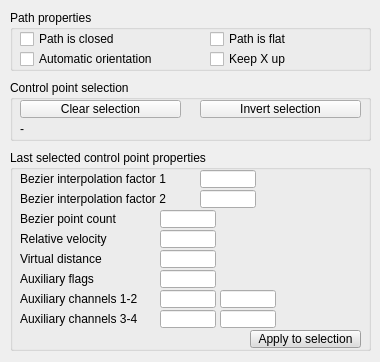
<?xml version="1.0" encoding="UTF-8"?>
<ui version="4.0">
 <class>CQDlgPathEdit</class>
 <widget class="QDialog" name="CQDlgPathEdit">
  <property name="geometry">
   <rect>
    <x>0</x>
    <y>0</y>
    <width>380</width>
    <height>362</height>
   </rect>
  </property>
  <property name="windowTitle">
   <string>Path edition</string>
  </property>
  <property name="locale">
   <locale language="English" country="UnitedStates"/>
  </property>
  <widget class="QGroupBox" name="groupBox">
   <property name="geometry">
    <rect>
     <x>10</x>
     <y>10</y>
     <width>361</width>
     <height>61</height>
    </rect>
   </property>
   <property name="title">
    <string>Path properties</string>
   </property>
   <property name="flat">
    <bool>true</bool>
   </property>
   <widget class="QCheckBox" name="qqClosed">
    <property name="geometry">
     <rect>
      <x>10</x>
      <y>20</y>
      <width>161</width>
      <height>18</height>
     </rect>
    </property>
    <property name="focusPolicy">
     <enum>Qt::StrongFocus</enum>
    </property>
    <property name="text">
     <string>Path is closed</string>
    </property>
   </widget>
   <widget class="QCheckBox" name="qqFlat">
    <property name="geometry">
     <rect>
      <x>200</x>
      <y>20</y>
      <width>161</width>
      <height>18</height>
     </rect>
    </property>
    <property name="focusPolicy">
     <enum>Qt::StrongFocus</enum>
    </property>
    <property name="text">
     <string>Path is flat</string>
    </property>
   </widget>
   <widget class="QCheckBox" name="qqKeepXup">
    <property name="geometry">
     <rect>
      <x>200</x>
      <y>40</y>
      <width>161</width>
      <height>18</height>
     </rect>
    </property>
    <property name="focusPolicy">
     <enum>Qt::StrongFocus</enum>
    </property>
    <property name="text">
     <string>Keep X up</string>
    </property>
   </widget>
   <widget class="QCheckBox" name="qqAutomaticOrientation">
    <property name="geometry">
     <rect>
      <x>10</x>
      <y>40</y>
      <width>161</width>
      <height>18</height>
     </rect>
    </property>
    <property name="focusPolicy">
     <enum>Qt::StrongFocus</enum>
    </property>
    <property name="text">
     <string>Automatic orientation</string>
    </property>
   </widget>
  </widget>
  <widget class="QGroupBox" name="groupBox_2">
   <property name="geometry">
    <rect>
     <x>10</x>
     <y>150</y>
     <width>361</width>
     <height>201</height>
    </rect>
   </property>
   <property name="title">
    <string>Last selected control point properties</string>
   </property>
   <property name="flat">
    <bool>true</bool>
   </property>
   <widget class="QLineEdit" name="qqFactor1">
    <property name="geometry">
     <rect>
      <x>190</x>
      <y>20</y>
      <width>56</width>
      <height>18</height>
     </rect>
    </property>
   </widget>
   <widget class="QLabel" name="label">
    <property name="geometry">
     <rect>
      <x>10</x>
      <y>20</y>
      <width>181</width>
      <height>18</height>
     </rect>
    </property>
    <property name="text">
     <string>Bezier interpolation factor 1</string>
    </property>
   </widget>
   <widget class="QLabel" name="label_2">
    <property name="geometry">
     <rect>
      <x>10</x>
      <y>40</y>
      <width>181</width>
      <height>18</height>
     </rect>
    </property>
    <property name="text">
     <string>Bezier interpolation factor 2</string>
    </property>
   </widget>
   <widget class="QLineEdit" name="qqFactor2">
    <property name="geometry">
     <rect>
      <x>190</x>
      <y>40</y>
      <width>56</width>
      <height>18</height>
     </rect>
    </property>
   </widget>
   <widget class="QLineEdit" name="qqPointCount">
    <property name="geometry">
     <rect>
      <x>150</x>
      <y>60</y>
      <width>56</width>
      <height>18</height>
     </rect>
    </property>
   </widget>
   <widget class="QLabel" name="label_3">
    <property name="geometry">
     <rect>
      <x>10</x>
      <y>60</y>
      <width>141</width>
      <height>18</height>
     </rect>
    </property>
    <property name="text">
     <string>Bezier point count</string>
    </property>
   </widget>
   <widget class="QLabel" name="label_4">
    <property name="geometry">
     <rect>
      <x>10</x>
      <y>80</y>
      <width>141</width>
      <height>18</height>
     </rect>
    </property>
    <property name="text">
     <string>Relative velocity</string>
    </property>
   </widget>
   <widget class="QLineEdit" name="qqRelativeVelocity">
    <property name="geometry">
     <rect>
      <x>150</x>
      <y>80</y>
      <width>56</width>
      <height>18</height>
     </rect>
    </property>
   </widget>
   <widget class="QLineEdit" name="qqVirtualDistance">
    <property name="geometry">
     <rect>
      <x>150</x>
      <y>100</y>
      <width>56</width>
      <height>18</height>
     </rect>
    </property>
   </widget>
   <widget class="QLabel" name="label_5">
    <property name="geometry">
     <rect>
      <x>10</x>
      <y>100</y>
      <width>141</width>
      <height>18</height>
     </rect>
    </property>
    <property name="text">
     <string>Virtual distance</string>
    </property>
   </widget>
   <widget class="QToolButton" name="qqApply">
    <property name="geometry">
     <rect>
      <x>240</x>
      <y>180</y>
      <width>111</width>
      <height>18</height>
     </rect>
    </property>
    <property name="palette">
     <palette>
      <active>
       <colorrole role="WindowText">
        <brush brushstyle="SolidPattern">
         <color alpha="255">
          <red>0</red>
          <green>0</green>
          <blue>0</blue>
         </color>
        </brush>
       </colorrole>
       <colorrole role="Button">
        <brush brushstyle="SolidPattern">
         <color alpha="255">
          <red>220</red>
          <green>220</green>
          <blue>220</blue>
         </color>
        </brush>
       </colorrole>
       <colorrole role="Light">
        <brush brushstyle="SolidPattern">
         <color alpha="255">
          <red>255</red>
          <green>255</green>
          <blue>255</blue>
         </color>
        </brush>
       </colorrole>
       <colorrole role="Midlight">
        <brush brushstyle="SolidPattern">
         <color alpha="255">
          <red>237</red>
          <green>237</green>
          <blue>237</blue>
         </color>
        </brush>
       </colorrole>
       <colorrole role="Dark">
        <brush brushstyle="SolidPattern">
         <color alpha="255">
          <red>110</red>
          <green>110</green>
          <blue>110</blue>
         </color>
        </brush>
       </colorrole>
       <colorrole role="Mid">
        <brush brushstyle="SolidPattern">
         <color alpha="255">
          <red>147</red>
          <green>147</green>
          <blue>147</blue>
         </color>
        </brush>
       </colorrole>
       <colorrole role="Text">
        <brush brushstyle="SolidPattern">
         <color alpha="255">
          <red>0</red>
          <green>0</green>
          <blue>0</blue>
         </color>
        </brush>
       </colorrole>
       <colorrole role="BrightText">
        <brush brushstyle="SolidPattern">
         <color alpha="255">
          <red>255</red>
          <green>255</green>
          <blue>255</blue>
         </color>
        </brush>
       </colorrole>
       <colorrole role="ButtonText">
        <brush brushstyle="SolidPattern">
         <color alpha="255">
          <red>0</red>
          <green>0</green>
          <blue>0</blue>
         </color>
        </brush>
       </colorrole>
       <colorrole role="Base">
        <brush brushstyle="SolidPattern">
         <color alpha="255">
          <red>255</red>
          <green>255</green>
          <blue>255</blue>
         </color>
        </brush>
       </colorrole>
       <colorrole role="Window">
        <brush brushstyle="SolidPattern">
         <color alpha="255">
          <red>220</red>
          <green>220</green>
          <blue>220</blue>
         </color>
        </brush>
       </colorrole>
       <colorrole role="Shadow">
        <brush brushstyle="SolidPattern">
         <color alpha="255">
          <red>0</red>
          <green>0</green>
          <blue>0</blue>
         </color>
        </brush>
       </colorrole>
       <colorrole role="AlternateBase">
        <brush brushstyle="SolidPattern">
         <color alpha="255">
          <red>237</red>
          <green>237</green>
          <blue>237</blue>
         </color>
        </brush>
       </colorrole>
       <colorrole role="ToolTipBase">
        <brush brushstyle="SolidPattern">
         <color alpha="255">
          <red>255</red>
          <green>255</green>
          <blue>220</blue>
         </color>
        </brush>
       </colorrole>
       <colorrole role="ToolTipText">
        <brush brushstyle="SolidPattern">
         <color alpha="255">
          <red>0</red>
          <green>0</green>
          <blue>0</blue>
         </color>
        </brush>
       </colorrole>
      </active>
      <inactive>
       <colorrole role="WindowText">
        <brush brushstyle="SolidPattern">
         <color alpha="255">
          <red>0</red>
          <green>0</green>
          <blue>0</blue>
         </color>
        </brush>
       </colorrole>
       <colorrole role="Button">
        <brush brushstyle="SolidPattern">
         <color alpha="255">
          <red>220</red>
          <green>220</green>
          <blue>220</blue>
         </color>
        </brush>
       </colorrole>
       <colorrole role="Light">
        <brush brushstyle="SolidPattern">
         <color alpha="255">
          <red>255</red>
          <green>255</green>
          <blue>255</blue>
         </color>
        </brush>
       </colorrole>
       <colorrole role="Midlight">
        <brush brushstyle="SolidPattern">
         <color alpha="255">
          <red>237</red>
          <green>237</green>
          <blue>237</blue>
         </color>
        </brush>
       </colorrole>
       <colorrole role="Dark">
        <brush brushstyle="SolidPattern">
         <color alpha="255">
          <red>110</red>
          <green>110</green>
          <blue>110</blue>
         </color>
        </brush>
       </colorrole>
       <colorrole role="Mid">
        <brush brushstyle="SolidPattern">
         <color alpha="255">
          <red>147</red>
          <green>147</green>
          <blue>147</blue>
         </color>
        </brush>
       </colorrole>
       <colorrole role="Text">
        <brush brushstyle="SolidPattern">
         <color alpha="255">
          <red>0</red>
          <green>0</green>
          <blue>0</blue>
         </color>
        </brush>
       </colorrole>
       <colorrole role="BrightText">
        <brush brushstyle="SolidPattern">
         <color alpha="255">
          <red>255</red>
          <green>255</green>
          <blue>255</blue>
         </color>
        </brush>
       </colorrole>
       <colorrole role="ButtonText">
        <brush brushstyle="SolidPattern">
         <color alpha="255">
          <red>0</red>
          <green>0</green>
          <blue>0</blue>
         </color>
        </brush>
       </colorrole>
       <colorrole role="Base">
        <brush brushstyle="SolidPattern">
         <color alpha="255">
          <red>255</red>
          <green>255</green>
          <blue>255</blue>
         </color>
        </brush>
       </colorrole>
       <colorrole role="Window">
        <brush brushstyle="SolidPattern">
         <color alpha="255">
          <red>220</red>
          <green>220</green>
          <blue>220</blue>
         </color>
        </brush>
       </colorrole>
       <colorrole role="Shadow">
        <brush brushstyle="SolidPattern">
         <color alpha="255">
          <red>0</red>
          <green>0</green>
          <blue>0</blue>
         </color>
        </brush>
       </colorrole>
       <colorrole role="AlternateBase">
        <brush brushstyle="SolidPattern">
         <color alpha="255">
          <red>237</red>
          <green>237</green>
          <blue>237</blue>
         </color>
        </brush>
       </colorrole>
       <colorrole role="ToolTipBase">
        <brush brushstyle="SolidPattern">
         <color alpha="255">
          <red>255</red>
          <green>255</green>
          <blue>220</blue>
         </color>
        </brush>
       </colorrole>
       <colorrole role="ToolTipText">
        <brush brushstyle="SolidPattern">
         <color alpha="255">
          <red>0</red>
          <green>0</green>
          <blue>0</blue>
         </color>
        </brush>
       </colorrole>
      </inactive>
      <disabled>
       <colorrole role="WindowText">
        <brush brushstyle="SolidPattern">
         <color alpha="255">
          <red>110</red>
          <green>110</green>
          <blue>110</blue>
         </color>
        </brush>
       </colorrole>
       <colorrole role="Button">
        <brush brushstyle="SolidPattern">
         <color alpha="255">
          <red>220</red>
          <green>220</green>
          <blue>220</blue>
         </color>
        </brush>
       </colorrole>
       <colorrole role="Light">
        <brush brushstyle="SolidPattern">
         <color alpha="255">
          <red>255</red>
          <green>255</green>
          <blue>255</blue>
         </color>
        </brush>
       </colorrole>
       <colorrole role="Midlight">
        <brush brushstyle="SolidPattern">
         <color alpha="255">
          <red>237</red>
          <green>237</green>
          <blue>237</blue>
         </color>
        </brush>
       </colorrole>
       <colorrole role="Dark">
        <brush brushstyle="SolidPattern">
         <color alpha="255">
          <red>110</red>
          <green>110</green>
          <blue>110</blue>
         </color>
        </brush>
       </colorrole>
       <colorrole role="Mid">
        <brush brushstyle="SolidPattern">
         <color alpha="255">
          <red>147</red>
          <green>147</green>
          <blue>147</blue>
         </color>
        </brush>
       </colorrole>
       <colorrole role="Text">
        <brush brushstyle="SolidPattern">
         <color alpha="255">
          <red>110</red>
          <green>110</green>
          <blue>110</blue>
         </color>
        </brush>
       </colorrole>
       <colorrole role="BrightText">
        <brush brushstyle="SolidPattern">
         <color alpha="255">
          <red>255</red>
          <green>255</green>
          <blue>255</blue>
         </color>
        </brush>
       </colorrole>
       <colorrole role="ButtonText">
        <brush brushstyle="SolidPattern">
         <color alpha="255">
          <red>110</red>
          <green>110</green>
          <blue>110</blue>
         </color>
        </brush>
       </colorrole>
       <colorrole role="Base">
        <brush brushstyle="SolidPattern">
         <color alpha="255">
          <red>220</red>
          <green>220</green>
          <blue>220</blue>
         </color>
        </brush>
       </colorrole>
       <colorrole role="Window">
        <brush brushstyle="SolidPattern">
         <color alpha="255">
          <red>220</red>
          <green>220</green>
          <blue>220</blue>
         </color>
        </brush>
       </colorrole>
       <colorrole role="Shadow">
        <brush brushstyle="SolidPattern">
         <color alpha="255">
          <red>0</red>
          <green>0</green>
          <blue>0</blue>
         </color>
        </brush>
       </colorrole>
       <colorrole role="AlternateBase">
        <brush brushstyle="SolidPattern">
         <color alpha="255">
          <red>220</red>
          <green>220</green>
          <blue>220</blue>
         </color>
        </brush>
       </colorrole>
       <colorrole role="ToolTipBase">
        <brush brushstyle="SolidPattern">
         <color alpha="255">
          <red>255</red>
          <green>255</green>
          <blue>220</blue>
         </color>
        </brush>
       </colorrole>
       <colorrole role="ToolTipText">
        <brush brushstyle="SolidPattern">
         <color alpha="255">
          <red>0</red>
          <green>0</green>
          <blue>0</blue>
         </color>
        </brush>
       </colorrole>
      </disabled>
     </palette>
    </property>
    <property name="focusPolicy">
     <enum>Qt::StrongFocus</enum>
    </property>
    <property name="text">
     <string>Apply to selection</string>
    </property>
   </widget>
   <widget class="QLineEdit" name="qqAuxFlags">
    <property name="geometry">
     <rect>
      <x>150</x>
      <y>120</y>
      <width>56</width>
      <height>18</height>
     </rect>
    </property>
   </widget>
   <widget class="QLabel" name="label_6">
    <property name="geometry">
     <rect>
      <x>10</x>
      <y>120</y>
      <width>141</width>
      <height>18</height>
     </rect>
    </property>
    <property name="text">
     <string>Auxiliary flags</string>
    </property>
   </widget>
   <widget class="QLabel" name="label_7">
    <property name="geometry">
     <rect>
      <x>10</x>
      <y>140</y>
      <width>141</width>
      <height>18</height>
     </rect>
    </property>
    <property name="text">
     <string>Auxiliary channels 1-2</string>
    </property>
   </widget>
   <widget class="QLineEdit" name="qqAuxChannel1">
    <property name="geometry">
     <rect>
      <x>150</x>
      <y>140</y>
      <width>56</width>
      <height>18</height>
     </rect>
    </property>
   </widget>
   <widget class="QLineEdit" name="qqAuxChannel2">
    <property name="geometry">
     <rect>
      <x>210</x>
      <y>140</y>
      <width>56</width>
      <height>18</height>
     </rect>
    </property>
   </widget>
   <widget class="QLineEdit" name="qqAuxChannel3">
    <property name="geometry">
     <rect>
      <x>150</x>
      <y>160</y>
      <width>56</width>
      <height>18</height>
     </rect>
    </property>
   </widget>
   <widget class="QLineEdit" name="qqAuxChannel4">
    <property name="geometry">
     <rect>
      <x>210</x>
      <y>160</y>
      <width>56</width>
      <height>18</height>
     </rect>
    </property>
   </widget>
   <widget class="QLabel" name="label_8">
    <property name="geometry">
     <rect>
      <x>10</x>
      <y>160</y>
      <width>141</width>
      <height>18</height>
     </rect>
    </property>
    <property name="text">
     <string>Auxiliary channels 3-4</string>
    </property>
   </widget>
  </widget>
  <widget class="QGroupBox" name="groupBox_5">
   <property name="geometry">
    <rect>
     <x>10</x>
     <y>80</y>
     <width>361</width>
     <height>61</height>
    </rect>
   </property>
   <property name="title">
    <string>Control point selection</string>
   </property>
   <property name="flat">
    <bool>true</bool>
   </property>
   <widget class="QToolButton" name="qqClearSelection">
    <property name="geometry">
     <rect>
      <x>10</x>
      <y>20</y>
      <width>161</width>
      <height>18</height>
     </rect>
    </property>
    <property name="focusPolicy">
     <enum>Qt::StrongFocus</enum>
    </property>
    <property name="text">
     <string>Clear selection</string>
    </property>
   </widget>
   <widget class="QToolButton" name="qqInvertSelection">
    <property name="geometry">
     <rect>
      <x>190</x>
      <y>20</y>
      <width>161</width>
      <height>18</height>
     </rect>
    </property>
    <property name="focusPolicy">
     <enum>Qt::StrongFocus</enum>
    </property>
    <property name="text">
     <string>Invert selection</string>
    </property>
   </widget>
   <widget class="QLabel" name="qqInfo">
    <property name="geometry">
     <rect>
      <x>10</x>
      <y>40</y>
      <width>341</width>
      <height>18</height>
     </rect>
    </property>
    <property name="text">
     <string>-</string>
    </property>
   </widget>
  </widget>
 </widget>
 <tabstops>
  <tabstop>qqClosed</tabstop>
  <tabstop>qqFlat</tabstop>
  <tabstop>qqAutomaticOrientation</tabstop>
  <tabstop>qqKeepXup</tabstop>
  <tabstop>qqFactor1</tabstop>
  <tabstop>qqFactor2</tabstop>
  <tabstop>qqPointCount</tabstop>
  <tabstop>qqRelativeVelocity</tabstop>
  <tabstop>qqVirtualDistance</tabstop>
  <tabstop>qqApply</tabstop>
 </tabstops>
 <resources/>
 <connections/>
</ui>
